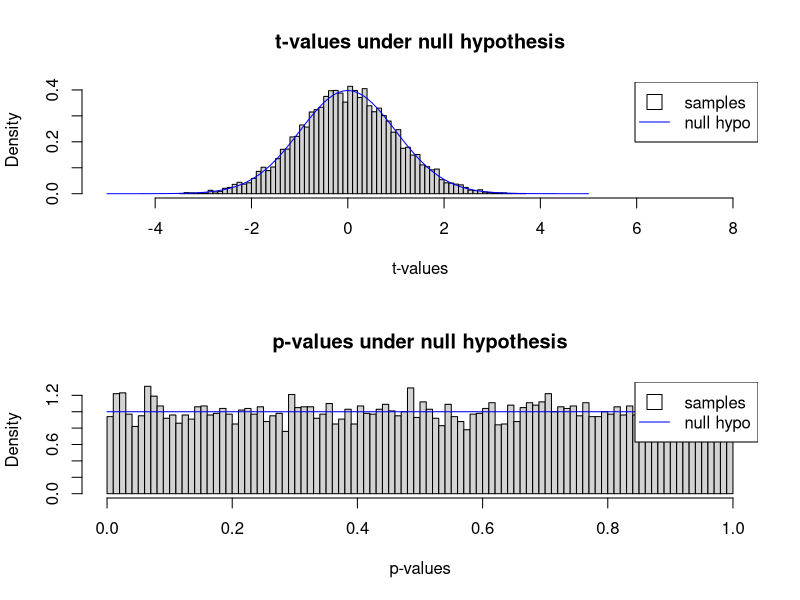
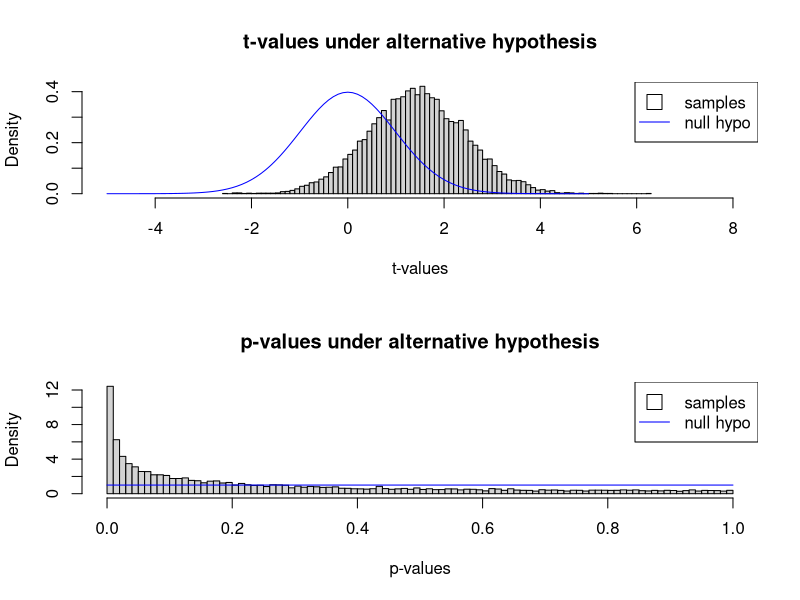

Write the R code that produced these figures, in order.
nmonte = 10000
n=100
tvals_null = rep(0,nmonte)
pvals_null = rep(0,nmonte)
tvals_alt = rep(0,nmonte)
pvals_alt = rep(0,nmonte)
for (i in seq(1,nmonte)){
  E = rnorm(n)
  C = rnorm(n)
  test = t.test(E,C)
  tvals_null[i] = test$statistic
  pvals_null[i] = test$p.value
}


for (i in seq(1,nmonte)){
  # add 0.2 to cell size for significance
  E = rnorm(n)+0.2
  C = rnorm(n)
  test = t.test(E,C)
  tvals_alt[i] = test$statistic
  pvals_alt[i] = test$p.value
}

#plot t's
x = seq(-5,5,0.1)
y = seq(0,1,0.1)
par(mfrow=c(2,1))

hist(tvals_null,freq=FALSE,100,xlim=c(-5,8),
     main="t-values under null hypothesis",
     xlab="t-values")
lines(x,dt(x,df=n-1),col="blue")
legend("topright",legend=c("samples","null hypo"),
       col=c("black","blue"), 
       lty=c(0,1), 
       lwd = c(1,1),
       pch = c(0, NA),
       pt.bg = c("white", NA),
       pt.cex = 2)

hist(pvals_null,freq=FALSE,100,xlim=c(0,1),
     main="p-values under null hypothesis",
     xlab="p-values")
lines(y,rep(1,length(y)),col="blue")
legend("topright",legend=c("samples","null hypo"),
       col=c("black","blue"), 
       lty=c(0,1), 
       lwd = c(1,1),
       pch = c(0, NA),
       pt.bg = c("white", NA),
       pt.cex = 2)


#plot p's

par(mfrow=c(2,1))

hist(tvals_alt,freq=FALSE,100,xlim=c(-5,8),
     main="t-values under alternative hypothesis",
     xlab="t-values")
lines(x,dt(x,df=n-1),col="blue")
legend("topright",legend=c("samples","null hypo"),
       col=c("black","blue"), 
       lty=c(0,1), 
       lwd = c(1,1),
       pch = c(0, NA),
       pt.bg = c("white", NA),
       pt.cex = 2)

hist(pvals_alt,freq=FALSE,100,xlim=c(0,1),
     main="p-values under alternative hypothesis",
     xlab="p-values")
lines(y,rep(1,length(y)),col="blue")
legend("topright",legend=c("samples","null hypo"),
       col=c("black","blue"), 
       lty=c(0,1), 
       lwd = c(1,1),
       pch = c(0, NA),
       pt.bg = c("white", NA),
       pt.cex = 2)
